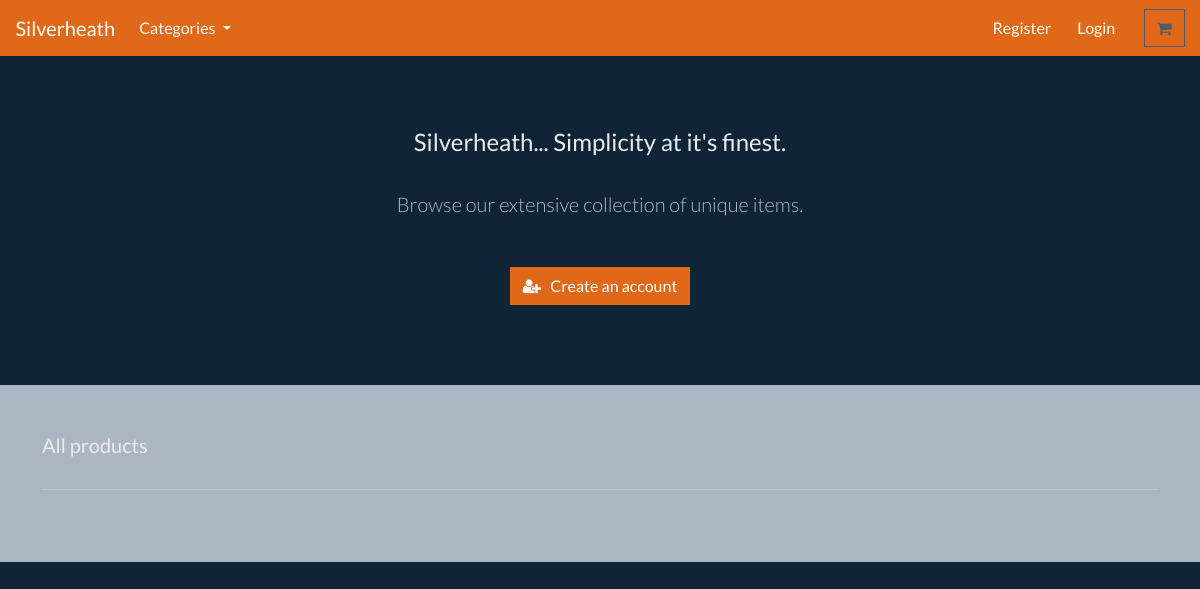
The app's page /, older data.
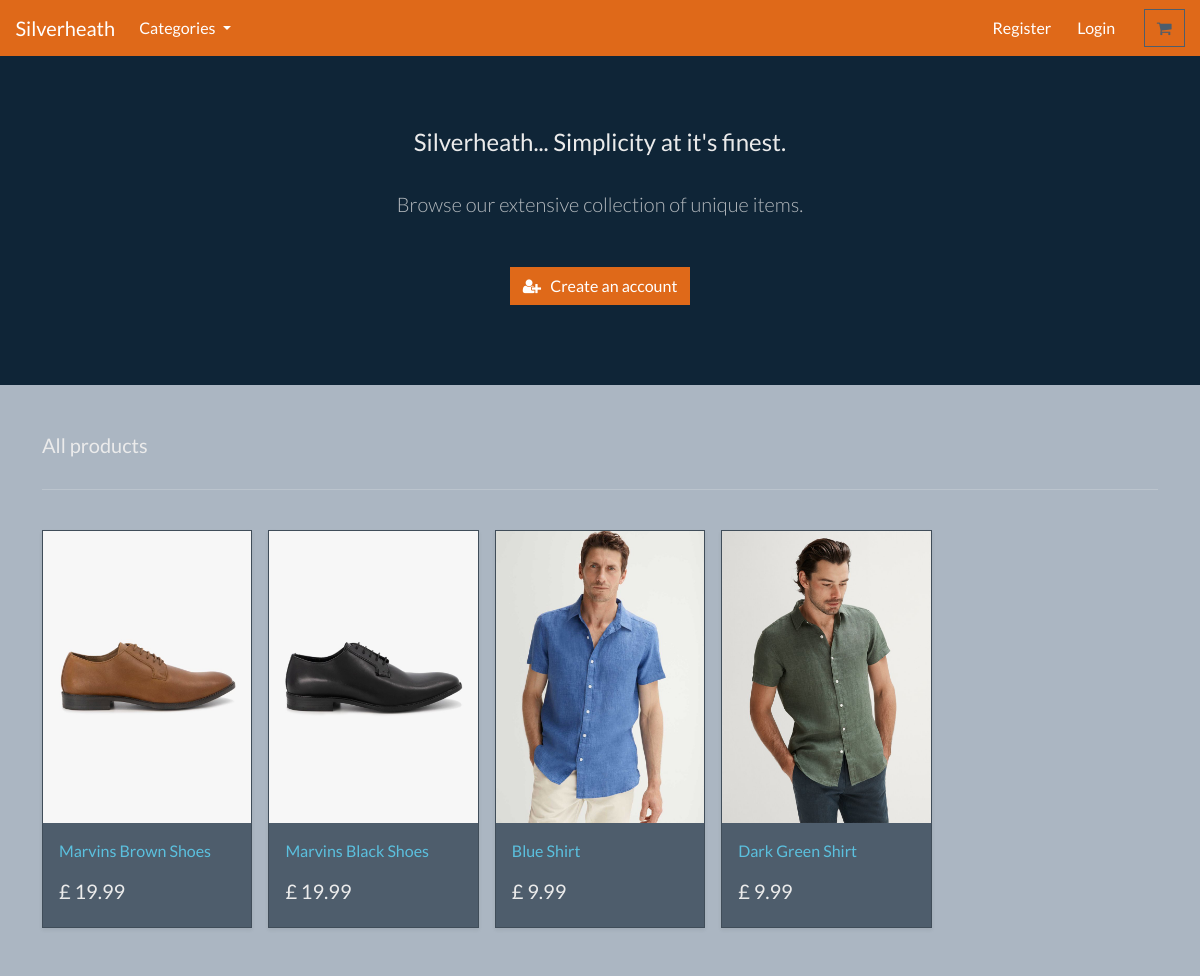
The same page, newer data.
### store/models.py (models this page shows, shortened)
class Product(models.Model):
    category = models.ForeignKey(Category, related_name='product', on_delete=models.CASCADE, null=True)
    title = models.CharField(max_length=250)
    brand = models.CharField(max_length=250, default='un-branded')
    description = models.TextField(blank=True)
    slug = models.SlugField(max_length=255)
    price = models.DecimalField(max_digits=4, decimal_places=2)
    image = models.ImageField(upload_to='images/')
    class Meta:
        verbose_name_plural = 'products'
    def get_absolute_url(self):
        return reverse('product-info', args=[self.slug])

### store/views.py (the view)
# urls.py: path('', include('store.urls')),
def store(request):
    all_products = Product.objects.all()
    context = {'my_products':all_products}
    return render(request, 'store/store.html', context)

### cart/context_processors.py (called while the page is built)
def cart(request):
    return {'cart': Cart(request)}

### store/models.py (called while the page is built)
    def get_absolute_url(self):
        return reverse('list-category', args=[self.slug])

### store/views.py (called while the page is built)
def categories(request):
    all_categories = Category.objects.all()
    return {'all_categories': all_categories}

### store/templates/store/store.html
{% extends "./base.html" %}
{% load static %}
{% block content %}
    <section class="py-4 text-center container">
        <div class="row py-lg-5">
            <div class="col-lg-6 col-md-8 mx-auto">
                <h4> Silverheath... Simplicity at it's finest. </h4>
                <br>
                <p class="lead text-muted">
                Browse our extensive collection of unique items.
                </p>
                <br>
                       <a href="#" class="btn btn-primary my-2"> <i class="fa fa-user-plus" aria-hidden="true"></i> &nbsp; Create an account </a>
            </div>
        </div>
    </section>
       <div class="album py-5 bg-light">
        <div class="container">
          <div class="pb-3 h5"> All products </div>
          <hr>
          <br>
          <div class="row row-cols-1 row-cols-sm-2 row-cols-md-5 g-3">
            {% for product in my_products %}
              <div class="col">
                <div class="card shadow-sm">
                  <img class="img-fluid" alt="Responsive image" src="{{product.image.url}}">
                  <div class="card-body">
                    <p class="card-text">
                      <a class="text-info text-decoration-none" href="{{product.get_absolute_url}}"> {{ product.title | capfirst }} </a>
                    </p>
                    <div class="d-flex justify-content-between align-items-center">
                      <h5> £ {{ product.price }} </h5>
                    </div>
                  </div>
                </div>
              </div>
            {% endfor %}
          </div>
        </div>
      </div>
{% endblock %}

### store/templates/store/base.html (shortened to what this page needs)
{% load static %}
<!DOCTYPE html>
<html>
    <head>
        <link rel="stylesheet" href="https://bootswatch.com/5/superhero/bootstrap.min.css">
        <link rel="stylesheet" href="https://cdnjs.cloudflare.com/ajax/libs/font-awesome/4.7.0/css/font-awesome.min.css">
    </head>
    <nav class="navbar navbar-expand-lg bg-primary justify-content-center">
        <a class="navbar-brand main-heading text-white" href="{% url 'store' %}">
        &nbsp; &nbsp; Silverheath
        </a>
        <div class="collapse navbar-collapse" id="navbarCollapse">
            <ul class="navbar-nav me-auto mb-2 mb-md-0">
                <li class="nav-item dropdown">
                    <a class="nav-link dropdown-toggle text-white" href="#" id="navbarDropdown" role="button"
                    data-bs-toggle="dropdown" aria-expanded="false">
                        Categories
                    </a>
                </li>
            </ul>
        </div>
        <div class="collapse navbar-collapse text-center" id="navbarNavDropdown">
            <ul class="navbar-nav ms-auto">
                <li class="nav-item">
                    <a class="btn btn-alert navbar-btn text-white" type="button"  href="/"> Register </a>
                </li>
                <li class="nav-item">
                    <a class="btn btn-alert navbar-btn text-white" type="button"  href="/"> Login </a>
                </li>
                <li class="nav-item">
                    <a type="button" role="button" href="{% url 'cart-summary' %}" class="btn btn-outline-secondary">
                        <i class="fa fa-shopping-cart" aria-hidden="true"> </i>
                    </a>
                </li>
            </ul>
        </div>
    </nav>
    <body>
        {% block content %}
        {% endblock %}
    </body>
</html>

Row changes from the older to the newer data that the page shows:
added Product: image (picture), title "Marvins Brown Shoes", price "19.99"
added Product: image (picture), title "Marvins Black Shoes", price "19.99"
added Product: image (picture), title "Blue Shirt", price "9.99"
added Product: image (picture), title "Dark Green Shirt", price "9.99"
